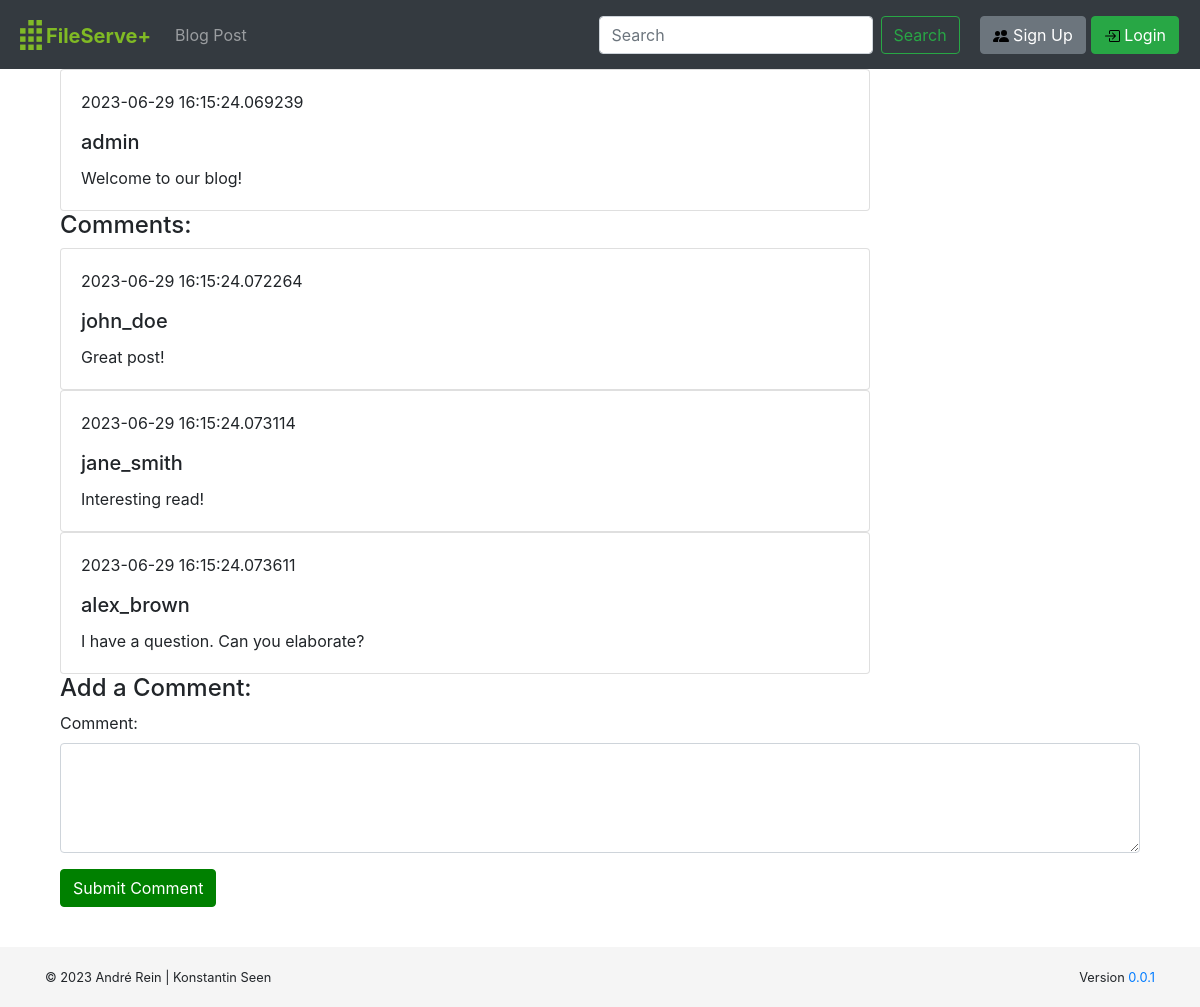
The page /blog/1 on the database its author committed.
### website/models.py (models this page shows)
class blog_posts(db.Model):
    id = db.Column(db.Integer, primary_key=True)
    message = db.Column(db.String(10000))
    date = db.Column(db.DateTime(timezone=True), default=datetime.utcnow())
    file_id = db.Column(db.Integer, db.ForeignKey('files.id'))
    user_id = db.Column(db.Integer, db.ForeignKey('users.id'))
    comments = db.relationship('comments', backref='blog_posts')

class users(db.Model):
    id = db.Column(db.Integer, primary_key=True)
    username = db.Column(db.String(150))  # should be unique=True
    password = db.Column(db.String(150))
    permissions = db.Column(db.String(160))
    comments = db.relationship('comments', backref='users')
    files = db.relationship('files', backref='users')
    blog_posts = db.relationship('blog_posts', backref='users')
    tickets = db.relationship('tickets', backref='users')
    ticket_messages = db.relationship('ticket_messages', backref='users')

class comments(db.Model):
    id = db.Column(db.Integer, primary_key=True)
    content = db.Column(db.String(10000))
    date = db.Column(db.DateTime(timezone=True), default=datetime.utcnow())
    user_id = db.Column(db.Integer, db.ForeignKey('users.id'))
    blog_id = db.Column(db.Integer, db.ForeignKey('blog_posts.id'))

### website/blogs.py (the view)
@blogs.route('/blog/<int:post_id>')
@authenticate
def blog_post(user, post_id):
    query = text(f"SELECT * FROM blog_posts WHERE id ='{post_id}'")
    post = db.session.execute(query).first()
    query = text(f"SELECT username FROM users WHERE id='{post.user_id}'")
    tmp_user = db.session.execute(query).first()
    username = tmp_user.username
    new_post = {
        'id': post.id,
        'message': post.message,
        'date': post.date,
        'user_id': post.user_id,
        'file_id': post.file_id,
        'username': username
    }
    new_comments = []
    query = text(f"SELECT * FROM comments WHERE blog_id = '{post.id}'")
    comments = db.session.execute(query)
    for comment in comments:
        query = text(f"SELECT username FROM users WHERE id='{comment.user_id}'")
        tmp_user = db.session.execute(query).first()
        username = tmp_user.username
        new_comment = {
            'id': comment.id,
            'content': comment.content,
            'date': comment.date,
            'user_id': comment.user_id,
            'blog_id': comment.blog_id,
            'username': username
        }
        new_comments.append(new_comment)
    return render_template('blog_post.html', user=user, post=new_post, comments=new_comments)

### website/auth.py (called while the page is built)
def authenticate(func):
    @wraps(func)
    def wrapper(*args, **kwargs):
        user_id = request.cookies.get('user_id')
        if user_id:
            query = text(f"SELECT * FROM users WHERE id = '{user_id}'")
            user = db.session.execute(query).first()
            if user:
                return func(user, *args, **kwargs)
        else:
            return func(None, *args, **kwargs)
    return wrapper

### website/templates/blog_post.html (shortened to what this page needs)
{% extends "base.html" %}
{% block content %}
<div class="container">
    <div class="card w-75">
        <div class="card-body">
            <p>{{ post.date }}</p>
            <h5 class="card-title">{{ post.username }}</h5>
            <p class="card-text">{{ post.message }}</p>
        </div>
    </div>
    <h4>Comments:</h4>
    {% for comment in comments %}
    <div class="card w-75">
        <div class="card-body">
            <p>{{ comment.date }}</p>
            <h5 class="card-title">{{ comment.username }}</h5>
            <p class="card-text">{{ comment.content }}</p>
        </div>
    </div>
    {% endfor %}
    <h4>Add a Comment:</h4>
    <form id="commentForm" method="POST" action="/blog/{{ post.id }}/comment">
        <div class="form-group">
            <label for="content">Comment:</label>
            <textarea class="form-control" id="content" name="content" rows="4" required></textarea>
        </div>
        <button type="submit" class="btn btn-primary">Submit Comment</button>
    </form>
</div>
{% endblock %}

### website/static/css/custom.css (style rules this page uses)
html { position: relative; min-height: 100%; }
body { align-items: center; margin-bottom: 100px; }
.btn-primary { background-color: green; border-color: green; }

### rows shown on the page
blog_posts: date "2023-06-29 16:15:24.069239", message "Welcome to our blog!"
users: username "admin"
comments: date "2023-06-29 16:15:24.072264", content "Great post!"
users: username "john_doe"
comments: date "2023-06-29 16:15:24.073114", content "Interesting read!"
users: username "jane_smith"
comments: date "2023-06-29 16:15:24.073611", content "I have a question. Can you elaborate?"
users: username "alex_brown"
